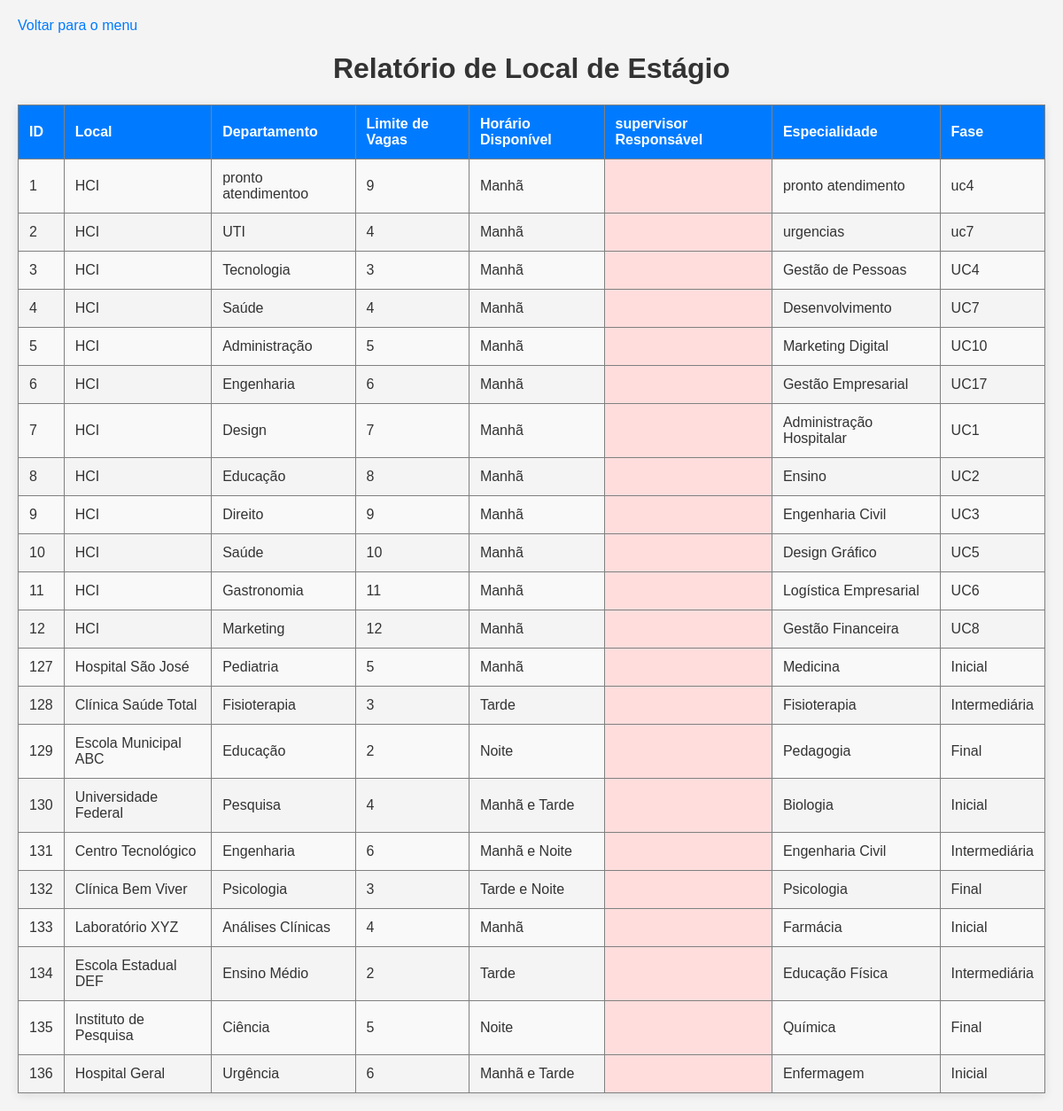
Screenshot of /relatorio_local_estagio.php (signed in) with the database file from the repository.
### tables this page shows
CREATE TABLE `locais_estagio` (
  `id` int NOT NULL AUTO_INCREMENT,
  `local` varchar(100) NOT NULL,
  `departamento` varchar(100) NOT NULL,
  `limite_vagas` int NOT NULL,
  `horario_disponivel` enum('Manhã','Tarde','Noite','Manhã e Tarde','Manhã e Noite','Tarde e Noite') NOT NULL,
  `especialidade` varchar(100) NOT NULL,
  `fase_estagio` varchar(20) NOT NULL,
  PRIMARY KEY (`id`)
);

### LocalDepartamento.php (called while the page is built, shortened)
<?php
class LocalDepartamento {
    private $conn;
    private $table = 'locais_estagio';
    public function __construct($db) {
        $this->conn = $db;
    }
    public function read() {
        $query = "SELECT * FROM " . $this->table;
        $stmt = $this->conn->prepare($query);
        $stmt->execute();
        return $stmt;
    }
}
?>

### Local.php (called while the page is built, shortened)
<?php
class Local {
    private $conn;
    private $table = 'local';
    public function __construct($db) {
        $this->conn = $db;
    }
    public function readById($id) {
        $query = "SELECT * FROM " . $this->table . " WHERE id = ? LIMIT 0,1";
        $stmt = $this->conn->prepare($query);
        $stmt->bindParam(1, $id);
        $stmt->execute();
        if ($stmt->rowCount() > 0) {
            $row = $stmt->fetch(PDO::FETCH_ASSOC);
            $this->id = $row['id'];
            $this->instituicao = $row['instituicao'];
            return $row;
        } else {
            return null;
        }
    }
}
?>

### relatorio_local_estagio.php (the view, shortened to what this page needs)
<?php
        include_once 'LocalDepartamento.php';
        include_once 'Local.php';
        ?>
<!DOCTYPE html>
<html lang="pt-BR">
<head>
    <link rel="stylesheet" href="estilinho.css">
</head>
<body>
<a href="index.php">Voltar para o menu</a>
    <h1>Relatório de Local de Estágio</h1>
    <table border="1">
        <tr>
            <th>ID</th>
            <th>Local</th>
            <th>Departamento</th>
            <th>Limite de Vagas</th>
            <th>Horário Disponível</th>
            <th>supervisor Responsável</th>
            <th>Especialidade</th>
            <th>Fase</th>
        </tr>
        <?php
        $database = new Database();
        $db = $database->getConnection();
        $local_estagio = new LocalDepartamento($db);
        $stmt = $local_estagio->read();
        while ($row = $stmt->fetch(PDO::FETCH_ASSOC)) {
            echo "<tr>";
            echo "<td>" . $row['id'] . "</td>";
            echo "<td>" . $row['local'] . "</td>";
            echo "<td>" . $row['departamento'] . "</td>";
            echo "<td>" . $row['limite_vagas'] . "</td>";
            echo "<td>" . $row['horario_disponivel'] . "</td>";
            echo "<td>" . $row['supervisor'] . "</td>";
            echo "<td>" . $row['especialidade'] . "</td>";
            echo "<td>" . $row['fase_estagio'] . "</td>";
            echo "</tr>";
        }
        ?>
    </table>
</body>
</html>

### estilinho.css (style rules this page uses)
body { font-family: Arial, sans-serif; background-color: #f4f4f4; color: #333; margin: 0; padding: 20px; }
a { text-decoration: none; color: #007bff; }
h1 { text-align: center; color: #333; }
table { width: 100%; border-collapse: collapse; margin-top: 20px; box-shadow: 0 2px 10px rgba(0, 0, 0, 0.1); }
th, td { padding: 12px; text-align: left; }
th { background-color: #007bff; color: white; }
tr:nth-child(even) { background-color: #f9f9f9; }
td:empty { background-color: #ffdddd; text-align: center; }

### rows the page displays
locais_estagio: id "1", local "HCI", departamento "pronto atendimentoo", limite_vagas "9", horario_disponivel "Manhã", especialidade "pronto atendimento", fase_estagio "uc4"
locais_estagio: id "2", local "HCI", departamento "UTI", limite_vagas "4", horario_disponivel "Manhã", especialidade "urgencias", fase_estagio "uc7"
locais_estagio: id "3", local "HCI", departamento "Tecnologia", limite_vagas "3", horario_disponivel "Manhã", especialidade "Gestão de Pessoas", fase_estagio "UC4"
locais_estagio: id "4", local "HCI", departamento "Saúde", limite_vagas "4", horario_disponivel "Manhã", especialidade "Desenvolvimento", fase_estagio "UC7"
locais_estagio: id "5", local "HCI", departamento "Administração", limite_vagas "5", horario_disponivel "Manhã", especialidade "Marketing Digital", fase_estagio "UC10"
locais_estagio: id "6", local "HCI", departamento "Engenharia", limite_vagas "6", horario_disponivel "Manhã", especialidade "Gestão Empresarial", fase_estagio "UC17"
locais_estagio: id "7", local "HCI", departamento "Design", limite_vagas "7", horario_disponivel "Manhã", especialidade "Administração Hospitalar", fase_estagio "UC1"
locais_estagio: id "8", local "HCI", departamento "Educação", limite_vagas "8", horario_disponivel "Manhã", especialidade "Ensino", fase_estagio "UC2"
locais_estagio: id "9", local "HCI", departamento "Direito", limite_vagas "9", horario_disponivel "Manhã", especialidade "Engenharia Civil", fase_estagio "UC3"
locais_estagio: id "10", local "HCI", departamento "Saúde", limite_vagas "10", horario_disponivel "Manhã", especialidade "Design Gráfico", fase_estagio "UC5"
locais_estagio: id "11", local "HCI", departamento "Gastronomia", limite_vagas "11", horario_disponivel "Manhã", especialidade "Logística Empresarial", fase_estagio "UC6"
locais_estagio: id "12", local "HCI", departamento "Marketing", limite_vagas "12", horario_disponivel "Manhã", especialidade "Gestão Financeira", fase_estagio "UC8"
locais_estagio: id "127", local "Hospital São José", departamento "Pediatria", limite_vagas "5", horario_disponivel "Manhã", especialidade "Medicina", fase_estagio "Inicial"
locais_estagio: id "128", local "Clínica Saúde Total", departamento "Fisioterapia", limite_vagas "3", horario_disponivel "Tarde", especialidade "Fisioterapia", fase_estagio "Intermediária"
locais_estagio: id "129", local "Escola Municipal ABC", departamento "Educação", limite_vagas "2", horario_disponivel "Noite", especialidade "Pedagogia", fase_estagio "Final"
locais_estagio: id "130", local "Universidade Federal", departamento "Pesquisa", limite_vagas "4", horario_disponivel "Manhã e Tarde", especialidade "Biologia", fase_estagio "Inicial"
locais_estagio: id "131", local "Centro Tecnológico", departamento "Engenharia", limite_vagas "6", horario_disponivel "Manhã e Noite", especialidade "Engenharia Civil", fase_estagio "Intermediária"
locais_estagio: id "132", local "Clínica Bem Viver", departamento "Psicologia", limite_vagas "3", horario_disponivel "Tarde e Noite", especialidade "Psicologia", fase_estagio "Final"
locais_estagio: id "133", local "Laboratório XYZ", departamento "Análises Clínicas", limite_vagas "4", horario_disponivel "Manhã", especialidade "Farmácia", fase_estagio "Inicial"
locais_estagio: id "134", local "Escola Estadual DEF", departamento "Ensino Médio", limite_vagas "2", horario_disponivel "Tarde", especialidade "Educação Física", fase_estagio "Intermediária"
locais_estagio: id "135", local "Instituto de Pesquisa", departamento "Ciência", limite_vagas "5", horario_disponivel "Noite", especialidade "Química", fase_estagio "Final"
locais_estagio: id "136", local "Hospital Geral", departamento "Urgência", limite_vagas "6", horario_disponivel "Manhã e Tarde", especialidade "Enfermagem", fase_estagio "Inicial"
